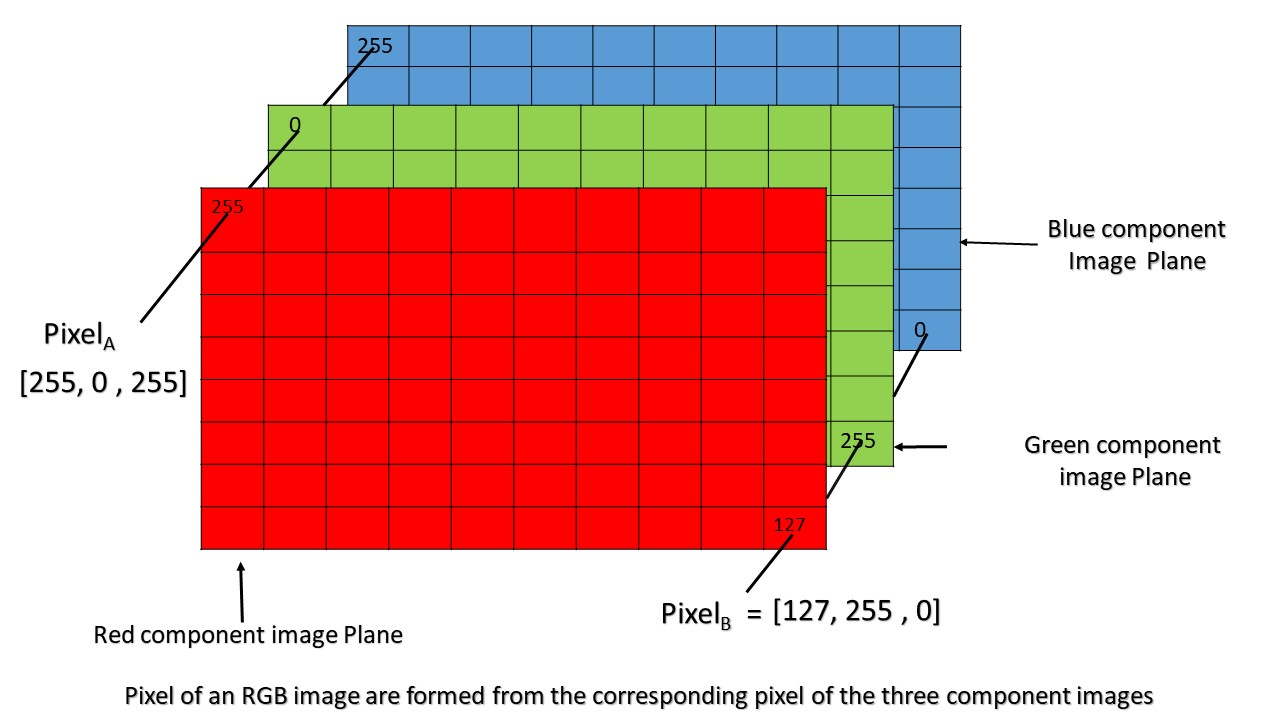
#> input picture rgb.jpg, 1280 x 720 px, given in place of Milky_way.jpg, which was not available
$ jupyter execute --allow-errors Week1_Assignment_Numpy.ipynb   (shell and % lines are left out)   (text cells are left out)
#> lines starting #> are read from the running program, lines starting #| are printed output that depends on the picture; after the words box and inside, x2 and y2 are one past the last pixel; in counts of white or black regions, pixels touching at a corner belong together; pictures that were not available may be replaced by others from this repository, and a replacement may not be noted
[cell 1]
from IPython.display import Image
Image(filename='rgb.jpg' ,width=500)

[cell 2]
import numpy as np                   #Numpy for all the computations
import matplotlib.pyplot as plt      #Matplotlib to display the images

[cell 3]
photo_data = plt.imread('Milky_way.jpg')  #Command to read images
#> photo_data is the input picture: shape (720, 1280, 3); mean R, G, B 226.6, 176.1, 170.7

[cell 4]
plt.figure(figsize=(10,10)) #Sets the size of the figure displayed
#> (this line was passed over: IPython is not available in this run)
plt.imshow(photo_data);     #Command to display images
#> (this line was passed over: IPython is not available in this run)

[cell 5]
photo_data.size    #Total Number of pixels
#> Out = 2764800

[cell 6]
photo_data.min(),photo_data.max()
#> Out = (0, 255)

[cell 7]
photo_data.shape
#> Out = (720, 1280, 3)

[cell 8]
#Code Here
print(photo_data[0][0])
#| [255 255 255]
print(photo_data[0][479])
#| [255 255 255]
print(photo_data[269][0])
#| [255 255 255]
print(photo_data[269][479])
#| [254   0   0]

[cell 9]
img_R, img_G, img_B = photo_data.copy(), photo_data.copy(), photo_data.copy()  #Creating 3 copies
img_R[:, :, (1, 2)] = 0   #Setting the blue and green channels to 0
img_G[:, :, (0, 2)] = 0   #Setting the red and blue channels to 0
img_B[:, :, (0, 1)] = 0   #Setting the red and green channels to 0
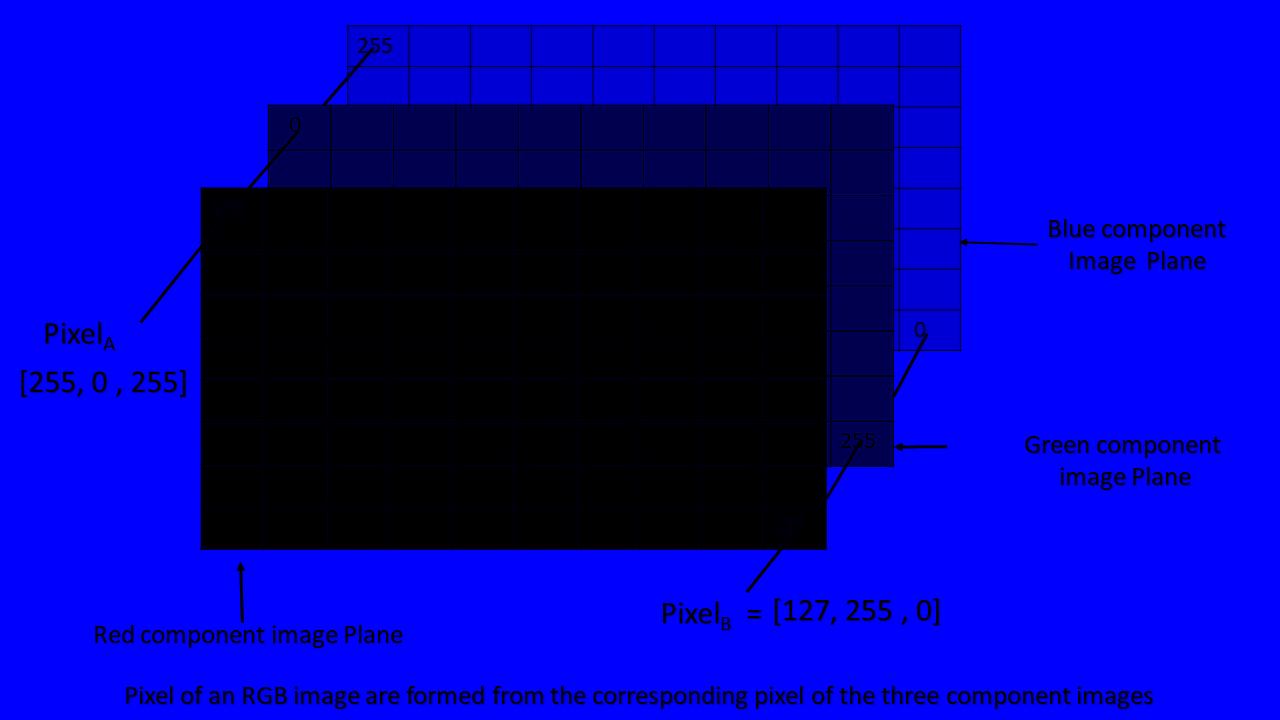
#> img_B: shape (720, 1280, 3); mean R, G, B 0, 0, 170.7


img_rgb = np.concatenate((img_R,img_G,img_B), axis=1)   #Concatenating the images to view them at once
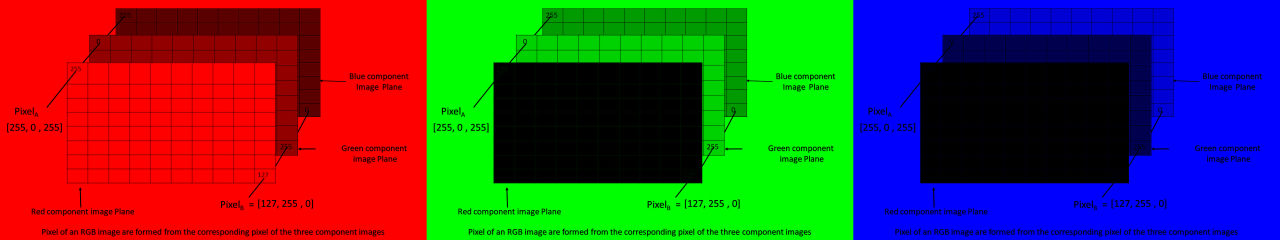
#> img_rgb: shape (720, 3840, 3) (shown at 1/3 size); mean R, G, B 75.5, 58.7, 56.9
plt.figure(figsize=(15, 15))
#> (this line was passed over: IPython is not available in this run)
plt.imshow(img_rgb)
#> (this line was passed over: IPython is not available in this run)

#> (a cell that did not finish here is left out)

[cell 11]
print(photo_data[0][0])
#| [255 255 255]
print(photo_data[0][479])
#| [255 255 255]
print(photo_data[269][0])
#| [255 255 255]
print(photo_data[269][479])
#| [254   0   0]
print(photo_data[270//2][480//2])
#| [255 255 255]

[cell 12]
crop_img = photo_data[20:199,:200,:]
#> (the rest of this cell did not finish here and is left out)

[cell 13]
grayscale_image = photo_data.mean(axis = 2)     #Computing the mean across the channel axis
#> (the rest of this cell did not finish here and is left out)

[cell 14]
rgb_weights = [0.2989, 0.5870, 0.1140]                #Mean weights of the rgb channels
grayscale_image = np.dot(photo_data, rgb_weights)     #Dot product
#> (the rest of this cell did not finish here and is left out)

[cell 15]
img_150 = (photo_data[:,:,2] > 150)      #Boolean array having true false values based on the condition
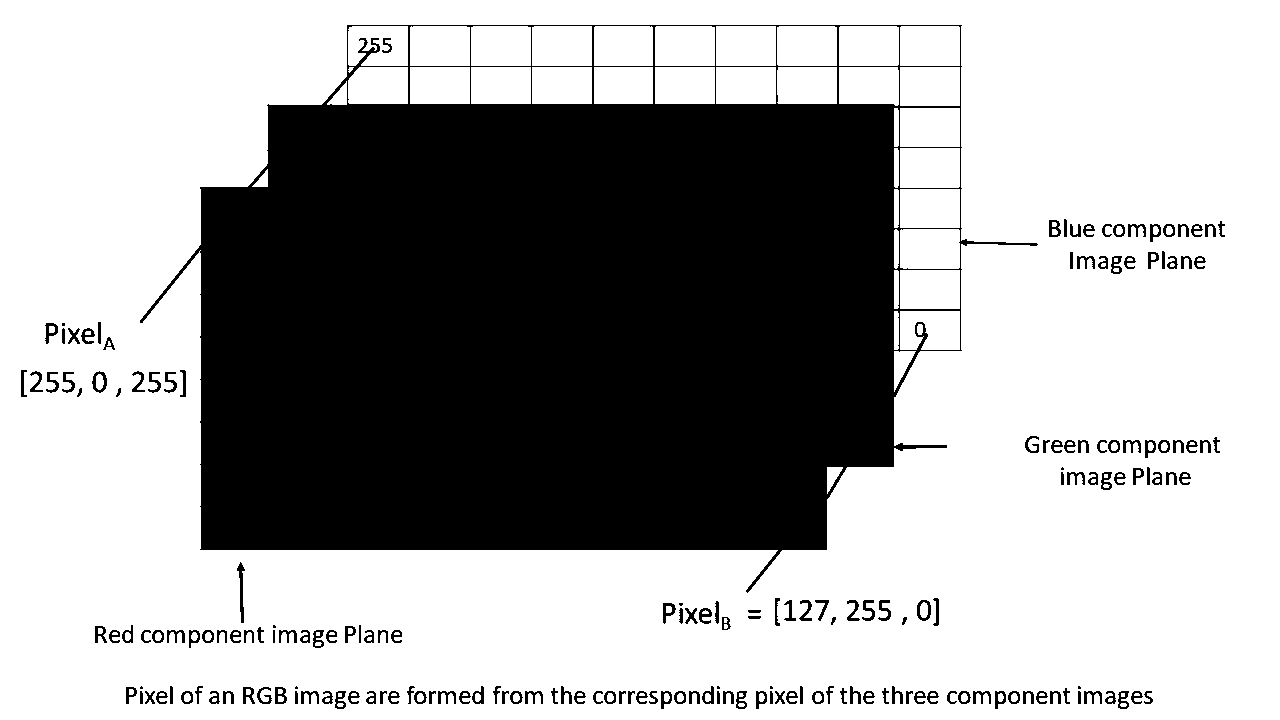
#> img_150: shape (720, 1280) bool; 65.5% white; 193 black regions (9 under 20 px), largest, box (x1, y1, x2, y2) and area: (140, 25, 1038, 593) 303195, (237, 562, 245, 623) 210, (92, 371, 107, 393) 146
img=photo_data.copy()
img[img_150]=150                         #Clipping the value to a 150 where the img_150 is true
plt.imshow(img)
#> (this line was passed over: IPython is not available in this run)

[cell 16]
img

[cell 17]
photo_data = plt.imread('Milky_way.jpg')
# photo_data
photo_data[:,:,0]

[cell 18]
#Code Here
img_50 = (photo_data[:,:,0] < 50)
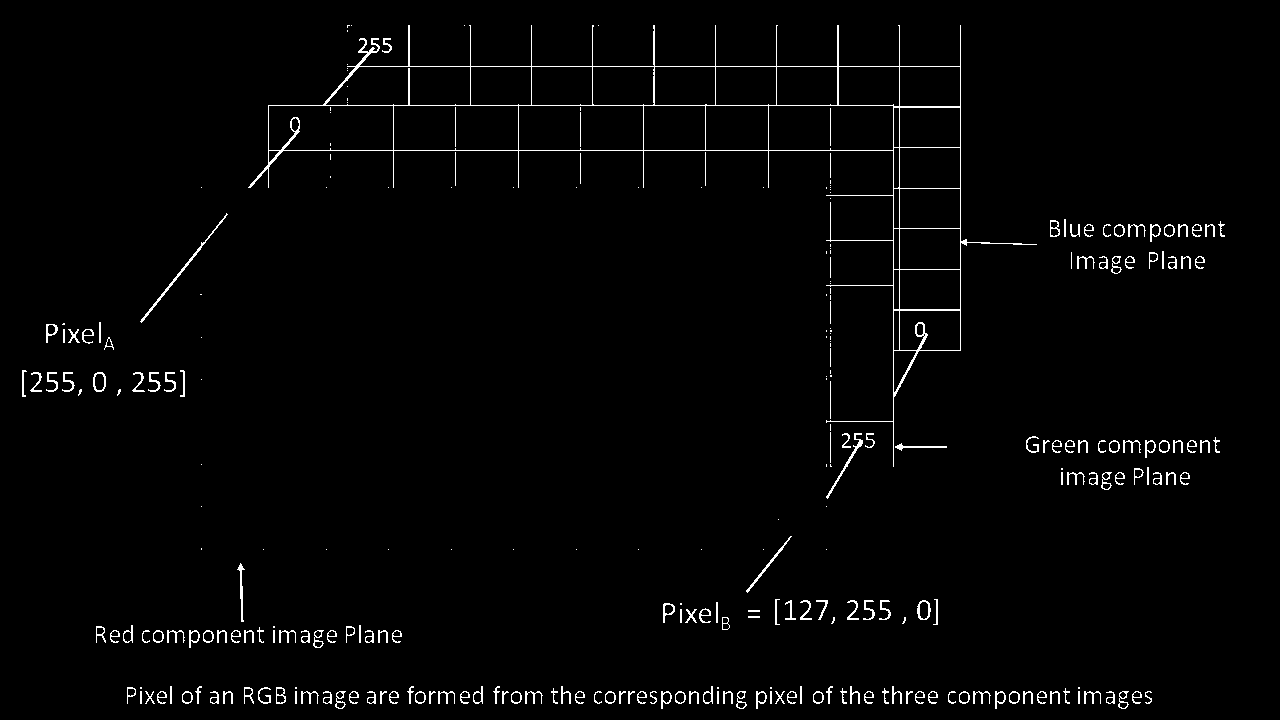
#> img_50: shape (720, 1280) bool; 1.9% white in thin lines or dots, all inside (x1, y1, x2, y2) = (22, 25, 1225, 709)
# print(img_50)
img=photo_data.copy()
img[img_50]=0
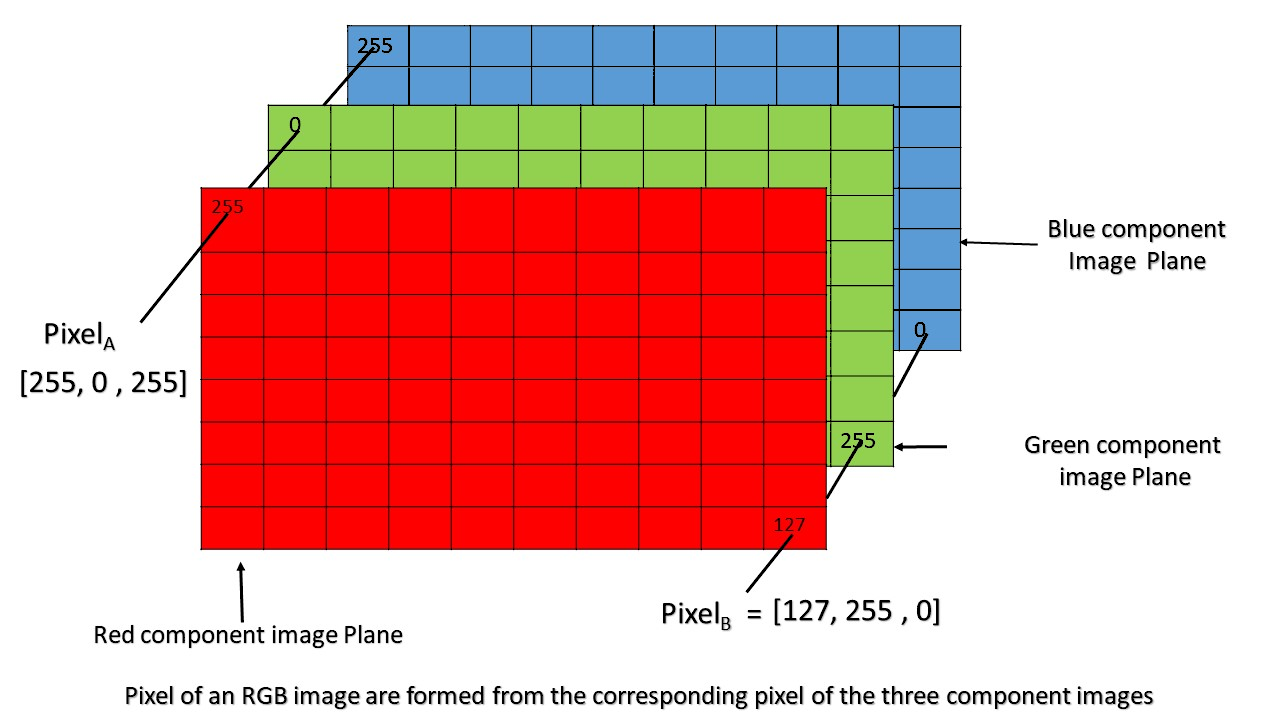
#> img: shape (720, 1280, 3); 1.53% of pixels changed, all inside (x1, y1, x2, y2) = (22, 25, 1225, 709)
plt.imshow(img)
#> (this line was passed over: IPython is not available in this run)

[cell 19]
count = 0
for i in range(270):
  for j in range(480):
    if(img[i][j][0] == 0):
      count = count + 1
print(count)

[cell 20]
import cv2
img = cv2.imread('Milky_way.jpg')
img_gray = cv2.cvtColor(img,cv2.COLOR_BGR2GRAY)
plt.imshow(img_gray)
#> (this line was passed over: IPython is not available in this run)
